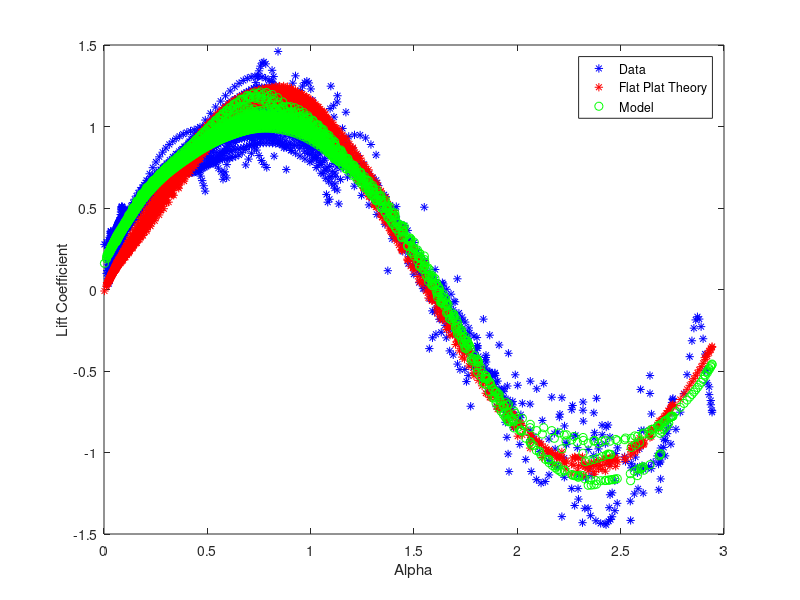
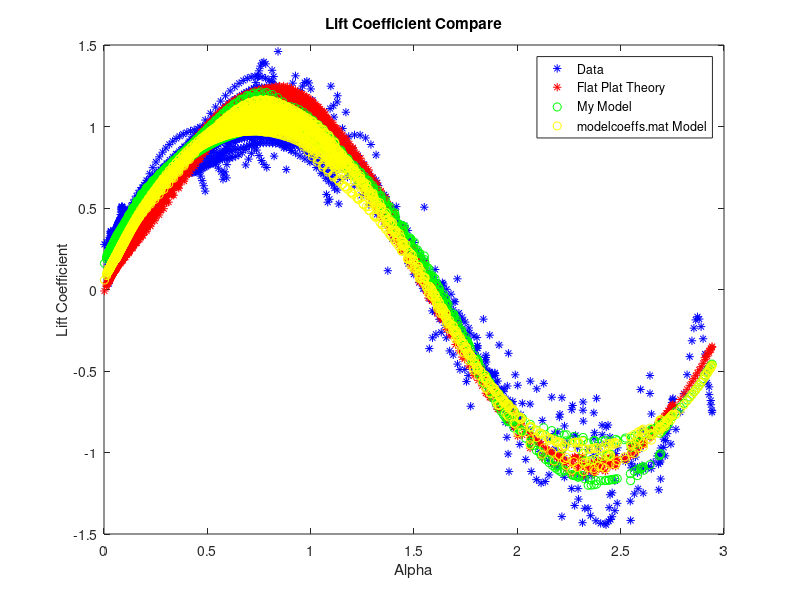

Write the MATLAB code that produced these figures, in order.
%%%%%%%%%%%%%%%%%%%%%%%%%%%%%%%%%%%%%%%%%%%%%%%%%%%%%%%%%%%%%%%%%%%%%%%%%%%
% Aerodynamic residual learning (offline):
%   - Baseline: flat-plate lift coefficient C_{L,fp} (loaded as Clfp)
%   - Residual: ΔC_L(α, δ_e) ≈ θ^T φ([α; δ_e]) with RBF features + bias
%   - Fit θ by ridge regression: θ = (Φ'Φ + γI)^{-1} Φ'y
%
% notes for my future self:
%   1) loads data-driven lift residuals (Cl) and flat-plate baseline (Clfp)
%   2) constructs a tiled grid of RBF centers μ_i over (α, δ_e)
%   3) fits θ via regularized least squares
%   4) compares: (data + baseline) vs (baseline) vs (fit + baseline)
%      and also compares against a saved model in model_coeffs.mat
%%%%%%%%%%%%%%%%%%%%%%%%%%%%%%%%%%%%%%%%%%%%%%%%%%%%%%%%%%%%%%%%%%%%%%%%%%%
function fit_coeffs
close all
clear all

% Load aerodynamic coefficients:
%   - aero_coeffs: learned/identified residual lift (Cl) from data
%   - aero_coeffs_fp: flat-plate baseline lift (Clfp)
addpath("data/")
aero_coeffs=load('aero_coeffs.mat');
aero_coeffs_fp=load('aero_coeffs_fp.mat');

Clfp=aero_coeffs_fp.Cltfp;    % baseline C_{L,fp}(α, δ_e)
Cl=aero_coeffs.Clt;           % residual ΔC_L(α, δ_e) from data
alpha=aero_coeffs.alphat;     % α samples
el=aero_coeffs.elt;           % δ_e samples (elevator)

% -------------------------------------------------------------------------
% Build an RBF center grid over the (α, δ_e) domain
% -------------------------------------------------------------------------
numalphas=4;
numels=4;

maxalpha=pi;
minalpha=0;
maxel=pi/4;
minel=-pi/4;

dalpha=(maxalpha-minalpha)/numalphas;
del=(maxel-minel)/numels;

alphas=minalpha:dalpha:maxalpha;
els=minel:del:maxel;

muCl=make_grid(alphas,els);   % μ_i tiling the domain

% RBF spread Σ (shared across centers here)
sigmaCl=[.1 0;0 .1];

paramf.sigma=sigmaCl;
paramf.mu=muCl;

display('Fitting Aerodynamic Coefficients Started...')

% -------------------------------------------------------------------------
% Ridge regression on the linear-in-parameters model:
%   ΔC_L(α,δ_e) ≈ θ^T φ([α;δ_e])
% where φ stacks Gaussian RBFs evaluated at each center, plus a bias term.
% -------------------------------------------------------------------------
thetaCl=regularized_least_squares(@gaussian,[alpha;el],Cl',paramf);

% Evaluate learned residual on the training samples
for k=1:length(alpha)
   phi= gaussian([alpha(k);el(k)],paramf);   % φ([α;δ_e])
   Clf(k)=thetaCl'*phi;                      % θ^T φ
end

display('Lift Coefficients Fit...')

% Compare:
%   - Data total:     (Cl + Clfp)
%   - Baseline:       Clfp
%   - Fit total:      (Clf + Clfp)
figure()
plot(alpha,Cl+Clfp,'*b',alpha,Clfp,'*r',alpha,Clf+Clfp,'og')
xlabel('Alpha')
ylabel('Lift Coefficient')
legend('Data', 'Flat Plat Theory', 'Model')

% Print fitted weights θ
thetaCl

% -------------------------------------------------------------------------
% Compare against a saved model (model_coeffs.mat)
% -------------------------------------------------------------------------
coeffs = load('model_coeffs.mat');
coeffs.thetaCl

coeffs = load('model_coeffs.mat');

Cl_off = zeros(size(Cl));
for k = 1:length(alpha)
    x = [alpha(k); el(k)];
    phi_off = gaussian(x, paramf);           % same feature map φ
    Cl_off(k) = coeffs.thetaCl' * phi_off;   % saved θ applied to φ
end

figure()
plot(alpha, Cl + Clfp, '*b', alpha, Clfp, '*r', ...
     alpha, Clf + Clfp, 'og', alpha, Cl_off + Clfp, 'oy');
xlabel('Alpha');
ylabel('Lift Coefficient');
legend('Data', 'Flat Plat Theory', 'My Model', 'modelcoeffs.mat Model');
title('Lift Coefficient Compare');

rmpath("data/")
end



%==========================================================================
% regularized_least_squares
%
% Fit θ for a linear model y ≈ Φ θ using ridge regression:
%   θ = argmin ||Φθ - y||_2^2 + γ||θ||_2^2
%     = (Φ'Φ + γI)^{-1} Φ'y
%
% Inputs:
%   BASIS: function handle for feature map φ(x) ∈ R^{Np+1}
%   x:     input samples stacked as columns (d×N)
%   y:     targets (N×1 or 1×N)
%   param: carries RBF centers μ and spread Σ
%==========================================================================
function theta = regularized_least_squares(BASIS, x, y, param)

    % N  = number of samples
    % Np = number of RBF centers (excluding bias)
    N  = size(x,2);
    Np = size(param.mu,2);
    
    % Design matrix Φ ∈ R^{N × (Np+1)} where row k is φ(x_k)^T
    Phi = zeros(N, Np+1);
    for k = 1:N
        phi = BASIS(x(:,k), param);   % (Np+1)×1
        Phi(k,:) = phi';              % 1×(Np+1)
    end
   
    gamma = 0.1; % ridge regularization strength (matches your note)
    theta = (Phi' * Phi + gamma * eye(Np+1)) \ (Phi' * y(:))
end

%==========================================================================
% gaussian
%
% Gaussian RBF feature map with shared Σ:
%   φ_i(x) = exp( -1/2 (x-μ_i)^T Σ^{-1} (x-μ_i) ),  i=1..Np
% plus a constant bias feature appended at the end.
%
% Output:
%   phi ∈ R^{Np+1}
%==========================================================================
function phi = gaussian(x, param)
    mu    = param.mu;     % 2×Np centers
    sigma = param.sigma;  % 2×2 spread matrix Σ
    
    [~, Np] = size(mu);
    phi = zeros(Np+1,1);
    for i = 1:Np
        diff = x - mu(:,i);
        % Using (sigma \ diff) = Σ^{-1} diff (numerically nicer than inv)
        phi(i) = exp( -0.5 * (diff' * (sigma \ diff)) );
    end
    phi(Np+1) = 1; % bias term
end

%==========================================================================
% make_grid
%
% Create a Cartesian grid of RBF centers μ_i over two axes x and y.
% Output mu is 2×(mx*my) with columns [x_i; y_j].
%==========================================================================
function mu=make_grid(x,y)
    k=1;
    mx=length(x);
    my=length(y);
    for i=1:mx
        for j=1:my
            mu(:,k)=[x(i);y(j)];
            k=k+1;
        end
    end
end
